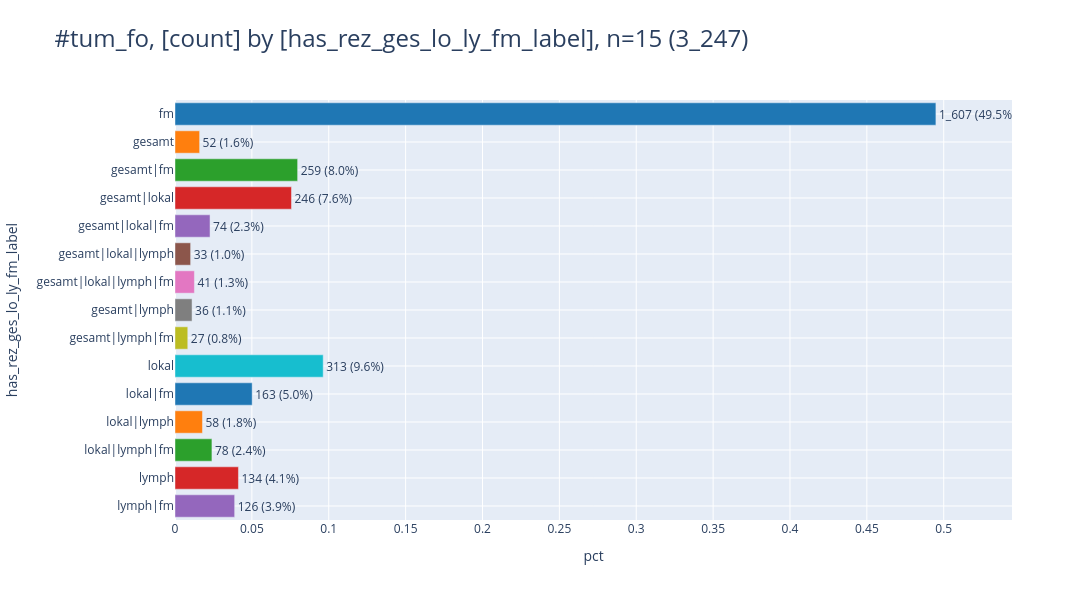

Source (notebook cell):
### Code cell
pls.plot_bars(
    db_fo.project("has_rez_ges_lo_ly_fm_label").to_df(),
    orientation="h",
    caption="tum_fo",
    height=600,
    width=1500,
    )

### Figure 1 — Plotly figure (JSON) as saved in the notebook; plotly's stock layout.template omitted (floating-point values rounded to 4 significant figures)
{"data": [{"error_y": {"thickness": 5}, "hovertemplate": "has_rez_ges_lo_ly_fm_label=%{y}<br>pct=%{x}<br>cnt_pct_str=%{text}<extra></extra>", "legendgroup": "fm", "marker": {"color": "#1F77B4", "pattern": {"shape": ""}}, "name": "fm", "orientation": "h", "showlegend": true, "text": ["1_607 (49.5%)"], "textposition": "outside", "type": "bar", "x": [0.4949], "xaxis": "x", "y": ["fm"], "yaxis": "y"}, {"error_y": {"thickness": 5}, "hovertemplate": "has_rez_ges_lo_ly_fm_label=%{y}<br>pct=%{x}<br>cnt_pct_str=%{text}<extra></extra>", "legendgroup": "gesamt", "marker": {"color": "#FF7F0E", "pattern": {"shape": ""}}, "name": "gesamt", "orientation": "h", "showlegend": true, "text": ["52 (1.6%)"], "textposition": "outside", "type": "bar", "x": [0.01601], "xaxis": "x", "y": ["gesamt"], "yaxis": "y"}, {"error_y": {"thickness": 5}, "hovertemplate": "has_rez_ges_lo_ly_fm_label=%{y}<br>pct=%{x}<br>cnt_pct_str=%{text}<extra></extra>", "legendgroup": "gesamt|fm", "marker": {"color": "#2CA02C", "pattern": {"shape": ""}}, "name": "gesamt|fm", "orientation": "h", "showlegend": true, "text": ["259 (8.0%)"], "textposition": "outside", "type": "bar", "x": [0.07977], "xaxis": "x", "y": ["gesamt|fm"], "yaxis": "y"}, {"error_y": {"thickness": 5}, "hovertemplate": "has_rez_ges_lo_ly_fm_label=%{y}<br>pct=%{x}<br>cnt_pct_str=%{text}<extra></extra>", "legendgroup": "gesamt|lokal", "marker": {"color": "#D62728", "pattern": {"shape": ""}}, "name": "gesamt|lokal", "orientation": "h", "showlegend": true, "text": ["246 (7.6%)"], "textposition": "outside", "type": "bar", "x": [0.07576], "xaxis": "x", "y": ["gesamt|lokal"], "yaxis": "y"}, {"error_y": {"thickness": 5}, "hovertemplate": "has_rez_ges_lo_ly_fm_label=%{y}<br>pct=%{x}<br>cnt_pct_str=%{text}<extra></extra>", "legendgroup": "gesamt|lokal|fm", "marker": {"color": "#9467BD", "pattern": {"shape": ""}}, "name": "gesamt|lokal|fm", "orientation": "h", "showlegend": true, "text": ["74 (2.3%)"], "textposition": "outside", "type": "bar", "x": [0.02279], "xaxis": "x", "y": ["gesamt|lokal|fm"], "yaxis": "y"}, {"error_y": {"thickness": 5}, "hovertemplate": "has_rez_ges_lo_ly_fm_label=%{y}<br>pct=%{x}<br>cnt_pct_str=%{text}<extra></extra>", "legendgroup": "gesamt|lokal|lymph", "marker": {"color": "#8C564B", "pattern": {"shape": ""}}, "name": "gesamt|lokal|lymph", "orientation": "h", "showlegend": true, "text": ["33 (1.0%)"], "textposition": "outside", "type": "bar", "x": [0.01016], "xaxis": "x", "y": ["gesamt|lokal|lymph"], "yaxis": "y"}, {"error_y": {"thickness": 5}, "hovertemplate": "has_rez_ges_lo_ly_fm_label=%{y}<br>pct=%{x}<br>cnt_pct_str=%{text}<extra></extra>", "legendgroup": "gesamt|lokal|lymph|fm", "marker": {"color": "#E377C2", "pattern": {"shape": ""}}, "name": "gesamt|lokal|lymph|fm", "orientation": "h", "showlegend": true, "text": ["41 (1.3%)"], "textposition": "outside", "type": "bar", "x": [0.01263], "xaxis": "x", "y": ["gesamt|lokal|lymph|fm"], "yaxis": "y"}, {"error_y": {"thickness": 5}, "hovertemplate": "has_rez_ges_lo_ly_fm_label=%{y}<br>pct=%{x}<br>cnt_pct_str=%{text}<extra></extra>", "legendgroup": "gesamt|lymph", "marker": {"color": "#7F7F7F", "pattern": {"shape": ""}}, "name": "gesamt|lymph", "orientation": "h", "showlegend": true, "text": ["36 (1.1%)"], "textposition": "outside", "type": "bar", "x": [0.01109], "xaxis": "x", "y": ["gesamt|lymph"], "yaxis": "y"}, {"error_y": {"thickness": 5}, "hovertemplate": "has_rez_ges_lo_ly_fm_label=%{y}<br>pct=%{x}<br>cnt_pct_str=%{text}<extra></extra>", "legendgroup": "gesamt|lymph|fm", "marker": {"color": "#BCBD22", "pattern": {"shape": ""}}, "name": "gesamt|lymph|fm", "orientation": "h", "showlegend": true, "text": ["27 (0.8%)"], "textposition": "outside", "type": "bar", "x": [0.008315], "xaxis": "x", "y": ["gesamt|lymph|fm"], "yaxis": "y"}, {"error_y": {"thickness": 5}, "hovertemplate": "has_rez_ges_lo_ly_fm_label=%{y}<br>pct=%{x}<br>cnt_pct_str=%{text}<extra></extra>", "legendgroup": "lokal", "marker": {"color": "#17BECF", "pattern": {"shape": ""}}, "name": "lokal", "orientation": "h", "showlegend": true, "text": ["313 (9.6%)"], "textposition": "outside", "type": "bar", "x": [0.0964], "xaxis": "x", "y": ["lokal"], "yaxis": "y"}, {"error_y": {"thickness": 5}, "hovertemplate": "has_rez_ges_lo_ly_fm_label=%{y}<br>pct=%{x}<br>cnt_pct_str=%{text}<extra></extra>", "legendgroup": "lokal|fm", "marker": {"color": "#1F77B4", "pattern": {"shape": ""}}, "name": "lokal|fm", "orientation": "h", "showlegend": true, "text": ["163 (5.0%)"], "textposition": "outside", "type": "bar", "x": [0.0502], "xaxis": "x", "y": ["lokal|fm"], "yaxis": "y"}, {"error_y": {"thickness": 5}, "hovertemplate": "has_rez_ges_lo_ly_fm_label=%{y}<br>pct=%{x}<br>cnt_pct_str=%{text}<extra></extra>", "legendgroup": "lokal|lymph", "marker": {"color": "#FF7F0E", "pattern": {"shape": ""}}, "name": "lokal|lymph", "orientation": "h", "showlegend": true, "text": ["58 (1.8%)"], "textposition": "outside", "type": "bar", "x": [0.01786], "xaxis": "x", "y": ["lokal|lymph"], "yaxis": "y"}, {"error_y": {"thickness": 5}, "hovertemplate": "has_rez_ges_lo_ly_fm_label=%{y}<br>pct=%{x}<br>cnt_pct_str=%{text}<extra></extra>", "legendgroup": "lokal|lymph|fm", "marker": {"color": "#2CA02C", "pattern": {"shape": ""}}, "name": "lokal|lymph|fm", "orientation": "h", "showlegend": true, "text": ["78 (2.4%)"], "textposition": "outside", "type": "bar", "x": [0.02402], "xaxis": "x", "y": ["lokal|lymph|fm"], "yaxis": "y"}, {"error_y": {"thickness": 5}, "hovertemplate": "has_rez_ges_lo_ly_fm_label=%{y}<br>pct=%{x}<br>cnt_pct_str=%{text}<extra></extra>", "legendgroup": "lymph", "marker": {"color": "#D62728", "pattern": {"shape": ""}}, "name": "lymph", "orientation": "h", "showlegend": true, "text": ["134 (4.1%)"], "textposition": "outside", "type": "bar", "x": [0.04127], "xaxis": "x", "y": ["lymph"], "yaxis": "y"}, {"error_y": {"thickness": 5}, "hovertemplate": "has_rez_ges_lo_ly_fm_label=%{y}<br>pct=%{x}<br>cnt_pct_str=%{text}<extra></extra>", "legendgroup": "lymph|fm", "marker": {"color": "#9467BD", "pattern": {"shape": ""}}, "name": "lymph|fm", "orientation": "h", "showlegend": true, "text": ["126 (3.9%)"], "textposition": "outside", "type": "bar", "x": [0.03881], "xaxis": "x", "y": ["lymph|fm"], "yaxis": "y"}], "layout": {"barmode": "relative", "height": 600, "legend": {"title": {"text": "has_rez_ges_lo_ly_fm_label"}, "tracegroupgap": 0}, "showlegend": false, "title": {"font": {"size": 24}, "text": "#tum_fo, [count] by [has_rez_ges_lo_ly_fm_label], n=15 (3_247)", "xanchor": "left", "y": 0.95, "yanchor": "top"}, "width": 1500, "xaxis": {"anchor": "y", "domain": [0, 1], "dtick": 0.05, "gridwidth": 1, "range": [0, 0.5444], "showgrid": true, "title": {"text": "pct"}}, "yaxis": {"anchor": "x", "categoryarray": ["lymph|fm", "lymph", "lokal|lymph|fm", "lokal|lymph", "lokal|fm", "lokal", "gesamt|lymph|fm", "gesamt|lymph", "gesamt|lokal|lymph|fm", "gesamt|lokal|lymph", "gesamt|lokal|fm", "gesamt|lokal", "gesamt|fm", "gesamt", "fm"], "categoryorder": "category descending", "domain": [0, 1], "gridwidth": 1, "showgrid": true, "title": {"text": "has_rez_ges_lo_ly_fm_label"}}}}
